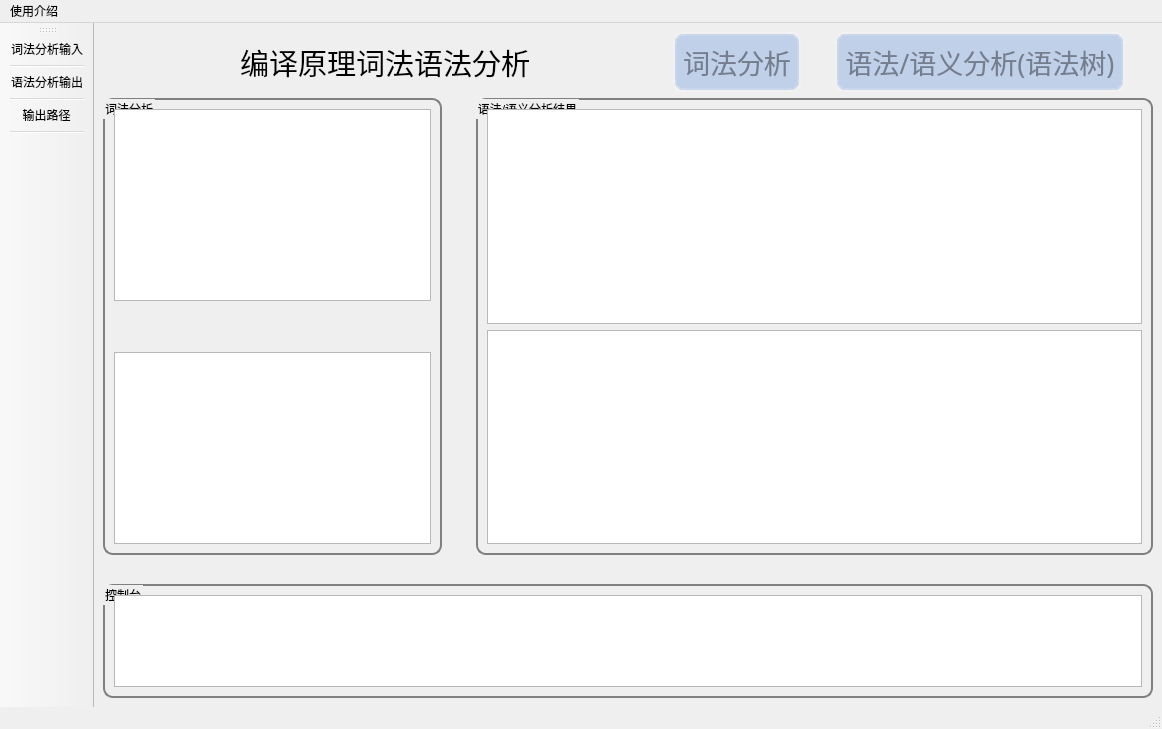
<?xml version="1.0" encoding="UTF-8"?>
<ui version="4.0">
 <class>MainWindow</class>
 <widget class="QMainWindow" name="MainWindow">
  <property name="geometry">
   <rect>
    <x>0</x>
    <y>0</y>
    <width>1162</width>
    <height>729</height>
   </rect>
  </property>
  <property name="windowTitle">
   <string>MainWindow</string>
  </property>
  <widget class="QWidget" name="centralwidget">
   <layout class="QHBoxLayout" name="horizontalLayout_4">
    <item>
     <layout class="QVBoxLayout" name="verticalLayout_4" stretch="1,20,1,5">
      <item>
       <layout class="QHBoxLayout" name="horizontalLayout" stretch="20,1,1,1,1">
        <item>
         <widget class="QLabel" name="label">
          <property name="font">
           <font>
            <family>楷体</family>
            <pointsize>22</pointsize>
           </font>
          </property>
          <property name="text">
           <string>编译原理词法语法分析</string>
          </property>
          <property name="alignment">
           <set>Qt::AlignCenter</set>
          </property>
         </widget>
        </item>
        <item>
         <widget class="QPushButton" name="pbt_lex">
          <property name="font">
           <font>
            <family>楷体</family>
            <pointsize>20</pointsize>
           </font>
          </property>
          <property name="styleSheet">
           <string notr="true">                   QPushButton{
				   background-color:rgba(141,173,225, 120);
                   border-style:outset;                
                   border-width:4px;                  
                   border-radius:10px;                
                   border-color:rgba(255,255,255,30);               
                   color:rgba(0,0,0,100); 
                   padding:6px;}                

                   QPushButton:pressed{
                   background-color:rgba(141, 173, 225, 250);
                   border-color:rgba(255,255,255,30);
                   border-style:inset;
                   color:rgba(0,0,0,100);
                   }

                   QPushButton:hover{
                   background-color:rgba(141,173, 225, 180);
                   border-color:rgba(255,255,255,200);
                   color:rgba(0,0,0,200);
                   }</string>
          </property>
          <property name="text">
           <string>词法分析</string>
          </property>
         </widget>
        </item>
        <item>
         <spacer name="horizontalSpacer_2">
          <property name="orientation">
           <enum>Qt::Horizontal</enum>
          </property>
          <property name="sizeHint" stdset="0">
           <size>
            <width>40</width>
            <height>20</height>
           </size>
          </property>
         </spacer>
        </item>
        <item>
         <widget class="QPushButton" name="pbt_gra">
          <property name="font">
           <font>
            <family>楷体</family>
            <pointsize>20</pointsize>
           </font>
          </property>
          <property name="styleSheet">
           <string notr="true">                   QPushButton{
				   background-color:rgba(141,173,225, 120);
                   border-style:outset;                
                   border-width:4px;                  
                   border-radius:10px;                
                   border-color:rgba(255,255,255,30);               
                   color:rgba(0,0,0,100); 
                   padding:6px;}                

                   QPushButton:pressed{
                   background-color:rgba(141, 173, 225, 250);
                   border-color:rgba(255,255,255,30);
                   border-style:inset;
                   color:rgba(0,0,0,100);
                   }

                   QPushButton:hover{
                   background-color:rgba(141,173, 225, 180);
                   border-color:rgba(255,255,255,200);
                   color:rgba(0,0,0,200);
                   }</string>
          </property>
          <property name="text">
           <string>语法/语义分析(语法树)</string>
          </property>
         </widget>
        </item>
        <item>
         <spacer name="horizontalSpacer_4">
          <property name="orientation">
           <enum>Qt::Horizontal</enum>
          </property>
          <property name="sizeHint" stdset="0">
           <size>
            <width>40</width>
            <height>20</height>
           </size>
          </property>
         </spacer>
        </item>
       </layout>
      </item>
      <item>
       <layout class="QHBoxLayout" name="horizontalLayout_2" stretch="12,1,24">
        <item>
         <widget class="QGroupBox" name="groupBox">
          <property name="styleSheet">
           <string notr="true">QGroupBox{
border-width:2px;

border-style:solid;

border-radius: 10px;

border-color:gray;

margin-top:0.5ex;

}</string>
          </property>
          <property name="title">
           <string>词法分析</string>
          </property>
          <layout class="QVBoxLayout" name="verticalLayout_2">
           <item>
            <layout class="QVBoxLayout" name="verticalLayout">
             <item>
              <widget class="QTextBrowser" name="lex_out1"/>
             </item>
             <item>
              <spacer name="verticalSpacer">
               <property name="orientation">
                <enum>Qt::Vertical</enum>
               </property>
               <property name="sizeHint" stdset="0">
                <size>
                 <width>20</width>
                 <height>40</height>
                </size>
               </property>
              </spacer>
             </item>
             <item>
              <widget class="QTextBrowser" name="lex_out2"/>
             </item>
            </layout>
           </item>
          </layout>
         </widget>
        </item>
        <item>
         <spacer name="horizontalSpacer">
          <property name="orientation">
           <enum>Qt::Horizontal</enum>
          </property>
          <property name="sizeHint" stdset="0">
           <size>
            <width>40</width>
            <height>20</height>
           </size>
          </property>
         </spacer>
        </item>
        <item>
         <widget class="QGroupBox" name="groupBox_2">
          <property name="styleSheet">
           <string notr="true">QGroupBox{
border-width:2px;

border-style:solid;

border-radius: 10px;

border-color:gray;

margin-top:0.5ex;

}</string>
          </property>
          <property name="title">
           <string>语法/语义分析结果</string>
          </property>
          <layout class="QVBoxLayout" name="verticalLayout_3">
           <item>
            <widget class="QTextBrowser" name="gra_out"/>
           </item>
           <item>
            <widget class="QTextBrowser" name="sem_out"/>
           </item>
          </layout>
         </widget>
        </item>
       </layout>
      </item>
      <item>
       <spacer name="verticalSpacer_2">
        <property name="orientation">
         <enum>Qt::Vertical</enum>
        </property>
        <property name="sizeHint" stdset="0">
         <size>
          <width>20</width>
          <height>40</height>
         </size>
        </property>
       </spacer>
      </item>
      <item>
       <widget class="QGroupBox" name="groupBox_3">
        <property name="styleSheet">
         <string notr="true">QGroupBox{
border-width:2px;

border-style:solid;

border-radius: 10px;

border-color:gray;

margin-top:0.5ex;

}</string>
        </property>
        <property name="title">
         <string>控制台</string>
        </property>
        <layout class="QHBoxLayout" name="horizontalLayout_3">
         <item>
          <widget class="QTextBrowser" name="control"/>
         </item>
        </layout>
       </widget>
      </item>
     </layout>
    </item>
   </layout>
  </widget>
  <widget class="QMenuBar" name="menubar">
   <property name="geometry">
    <rect>
     <x>0</x>
     <y>0</y>
     <width>1162</width>
     <height>23</height>
    </rect>
   </property>
   <widget class="QMenu" name="menu">
    <property name="title">
     <string>使用介绍</string>
    </property>
    <addaction name="actionIntroduction"/>
   </widget>
   <addaction name="menu"/>
  </widget>
  <widget class="QStatusBar" name="statusbar"/>
  <widget class="QToolBar" name="toolBar">
   <property name="minimumSize">
    <size>
     <width>50</width>
     <height>50</height>
    </size>
   </property>
   <property name="windowTitle">
    <string>toolBar</string>
   </property>
   <attribute name="toolBarArea">
    <enum>LeftToolBarArea</enum>
   </attribute>
   <attribute name="toolBarBreak">
    <bool>false</bool>
   </attribute>
   <addaction name="action_lex"/>
   <addaction name="separator"/>
   <addaction name="action_gra"/>
   <addaction name="separator"/>
   <addaction name="action_output"/>
   <addaction name="separator"/>
  </widget>
  <action name="actionIntroduction">
   <property name="text">
    <string>Introduction</string>
   </property>
  </action>
  <action name="action_lex">
   <property name="icon">
    <iconset resource="Grammar.qrc">
     <normaloff>:/new/prefix1/input_lex.ico</normaloff>
     <normalon>../input_lex.ico</normalon>:/new/prefix1/input_lex.ico</iconset>
   </property>
   <property name="text">
    <string>词法分析输入</string>
   </property>
  </action>
  <action name="action_gra">
   <property name="icon">
    <iconset resource="Grammar.qrc">
     <normaloff>:/new/prefix1/input_gra.ico</normaloff>:/new/prefix1/input_gra.ico</iconset>
   </property>
   <property name="text">
    <string>语法分析输出</string>
   </property>
  </action>
  <action name="action_output">
   <property name="icon">
    <iconset resource="Grammar.qrc">
     <normaloff>:/new/prefix1/output_lex.ico</normaloff>
     <normalon>../output_lex.ico</normalon>:/new/prefix1/output_lex.ico</iconset>
   </property>
   <property name="text">
    <string>输出路径</string>
   </property>
   <property name="toolTip">
    <string>输出文件路径</string>
   </property>
  </action>
 </widget>
 <resources>
  <include location="Grammar.qrc"/>
 </resources>
 <connections/>
</ui>
